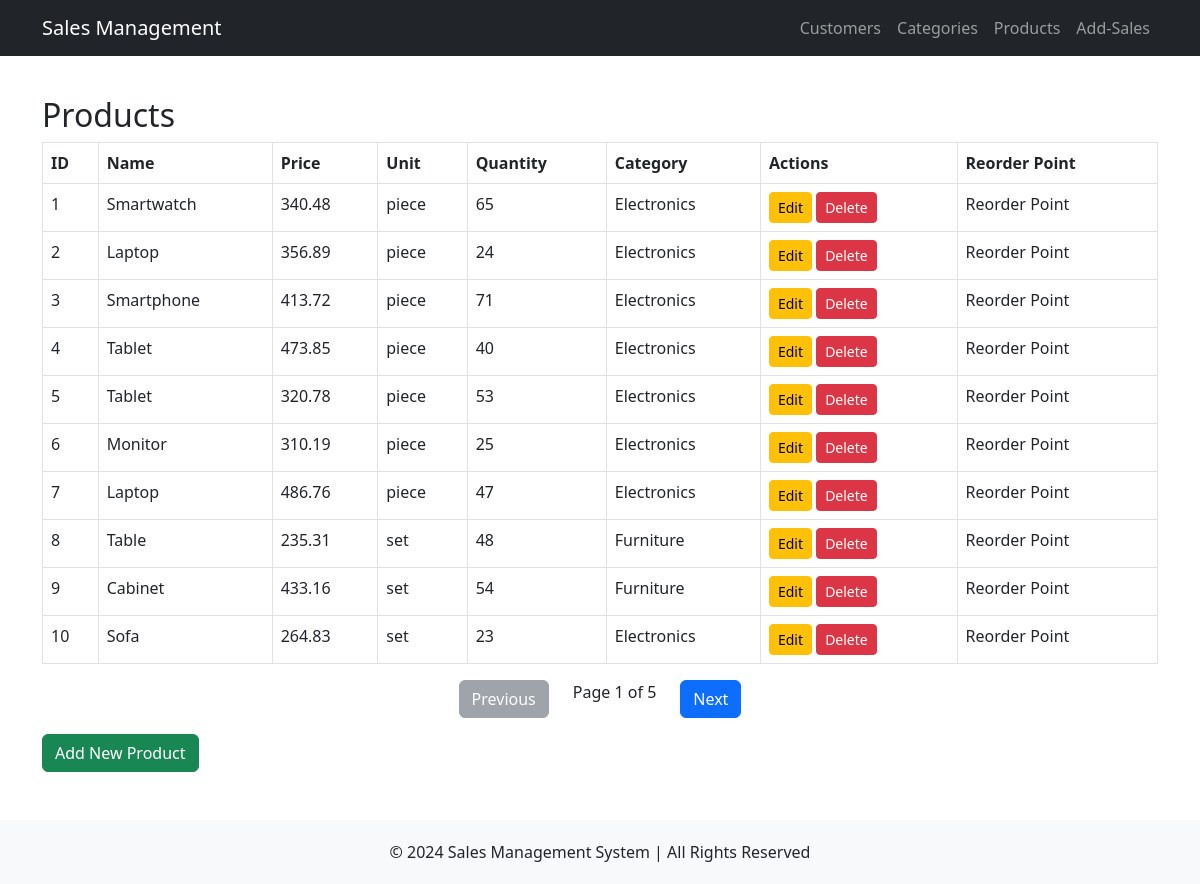
/products, run on an earlier commit of the app's database.
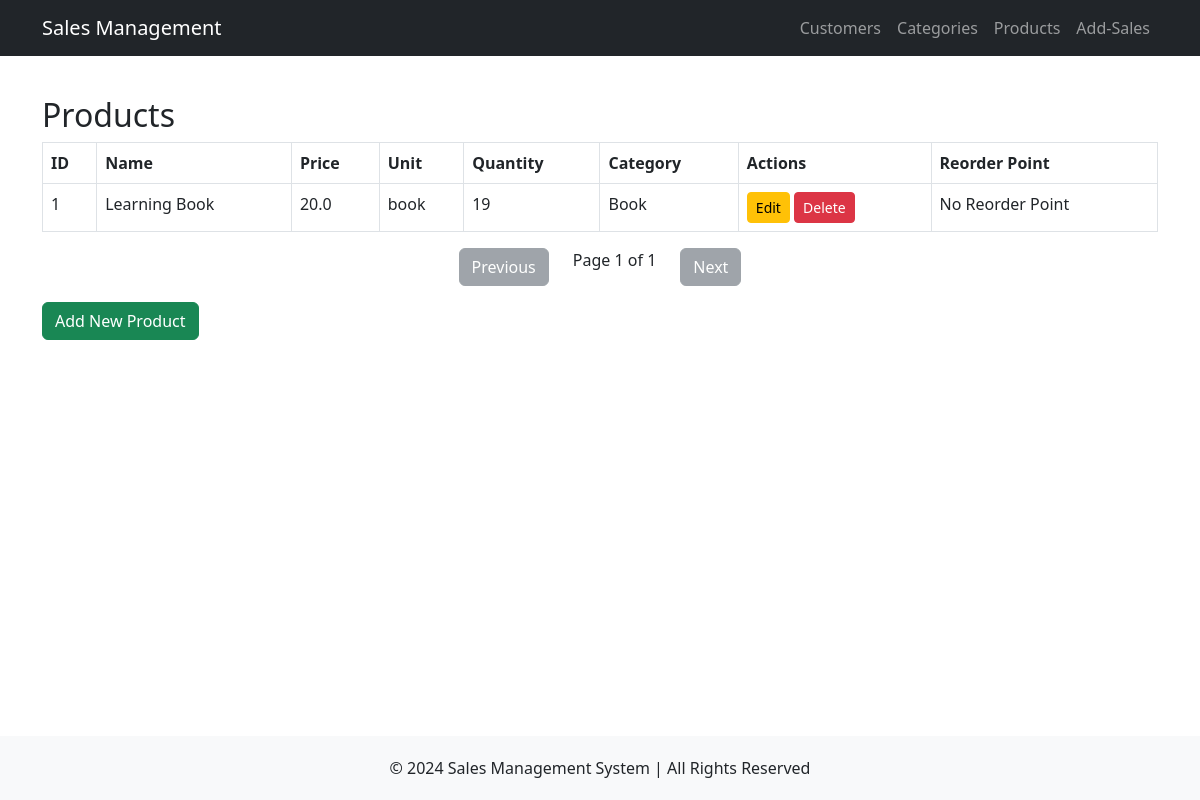
And on a later commit of the database.
### tables this page shows
CREATE TABLE Products (
    pro_id INTEGER PRIMARY KEY AUTOINCREMENT,
    name TEXT NOT NULL,
    price REAL NOT NULL CHECK(price >= 0),
    unit TEXT NOT NULL,
    qty INTEGER NOT NULL CHECK(qty >= 0),
    category_id INTEGER NOT NULL,
    reorder_point BOOLEAN CHECK(reorder_point IN (1, 0)) DEFAULT 0,
    FOREIGN KEY (category_id) REFERENCES Product_categories(proc_id) ON DELETE CASCADE
);

CREATE TABLE Product_categories (
    proc_id INTEGER PRIMARY KEY AUTOINCREMENT,
    name TEXT NOT NULL UNIQUE
);

### routes/products.py (the view)
@product_bp.route('/products')
def products():
    try:
        conn = get_db_connection()
        per_page = 10
        page = request.args.get('page', 1, type=int)
        offset = (page - 1) * per_page
        products = conn.execute('''SELECT Products.pro_id, Products.name, Products.price, Products.unit, Products.qty, Products.reorder_point, Product_categories.name AS category
        FROM Products JOIN Product_categories ON Products.category_id = Product_categories.proc_id LIMIT ? OFFSET ?''', (per_page, offset)).fetchall()
        total_products = conn.execute('SELECT COUNT(*) FROM Products').fetchone()[0]
        total_pages = (total_products + per_page - 1) // per_page
        conn.close()
        has_prev = page > 1
        has_next = page < total_pages
        return render_template('products.html',
                               products=products,
                               page=page,
                               total_pages=total_pages,
                               has_prev=has_prev,
                               has_next=has_next)
    except Exception as e:
        flash(f"Error: {str(e)}", 'danger')
        return render_template('products.html', products=[])

### routes/products.py (called while the page is built)
def get_db_connection():
    conn = sqlite3.connect(DATABASE)
    conn.row_factory = sqlite3.Row
    return conn

### templates/products.html
{% extends 'base.html' %}
{% block content %}
    <h2>Products</h2>
    <table class="table table-bordered">
        <thead>
            <tr>
                <th>ID</th>
                <th>Name</th>
                <th>Price</th>
                <th>Unit</th>
                <th>Quantity</th>
                <th>Category</th>
                <th>Actions</th>
                <th>Reorder Point</th>
            </tr>
        </thead>
        <tbody>
            {% for product in products %}
            <tr>
                <td>{{ product['pro_id'] }}</td>
                <td>{{ product['name'] }}</td>
                <td>{{ product['price'] }}</td>
                <td>{{ product['unit'] }}</td>
                <td>{{ product['qty'] }}</td>
                <td>{{ product['category'] }}</td>
                <td>
                    <a href="/edit_product/{{ product['pro_id'] }}" class="btn btn-warning btn-sm">Edit</a>
                    <a href="/delete_product/{{ product['pro_id'] }}" class="btn btn-danger btn-sm">Delete</a>
                </td>
                <td>
                    {% if product['reorder_point'] == 0 %}
                        No Reorder Point
                    {% else %}
                        Reorder Point
                    {% endif %}
                </td>
            </tr>
            {% endfor %}
        </tbody>
    </table>
    <div class="pagination d-flex justify-content-center">
        {% if has_prev %}
        <a href="{{ url_for('product_bp.products', page=page-1) }}" class="btn btn-primary mx-4">Previous</a>
        {% else %}
        <button class="btn btn-secondary mx-4" disabled>Previous</button>
        {% endif %}
        <span>Page {{ page }} of {{ total_pages }}</span>
        {% if has_next %}
        <a href="{{ url_for('product_bp.products', page=page+1) }}" class="btn btn-primary mx-4">Next</a>
        {% else %}
        <button class="btn btn-secondary mx-4" disabled>Next</button>
        {% endif %}
    </div>
    <a href="{{ url_for('product_bp.add_product') }}" class="btn btn-success mt-3">Add New Product</a>
{% endblock %}

What changed in the data, as far as the page shows it:
removed Products: pro_id "2", name "Laptop", price "356.89", unit "piece", qty "24", category "Electronics", reorder_point "Reorder Point"
removed Products: pro_id "3", name "Smartphone", price "413.72", unit "piece", qty "71", category "Electronics", reorder_point "Reorder Point"
removed Products: pro_id "4", name "Tablet", price "473.85", unit "piece", qty "40", category "Electronics", reorder_point "Reorder Point"
removed Products: pro_id "5", name "Tablet", price "320.78", unit "piece", qty "53", category "Electronics", reorder_point "Reorder Point"
removed Products: pro_id "6", name "Monitor", price "310.19", unit "piece", qty "25", category "Electronics", reorder_point "Reorder Point"
removed Products: pro_id "7", name "Laptop", price "486.76", unit "piece", qty "47", category "Electronics", reorder_point "Reorder Point"
removed Products: pro_id "8", name "Table", price "235.31", unit "set", qty "48", category "Furniture", reorder_point "Reorder Point"
removed Products: pro_id "9", name "Cabinet", price "433.16", unit "set", qty "54", category "Furniture", reorder_point "Reorder Point"
removed Products: pro_id "10", name "Sofa", price "264.83", unit "set", qty "23", category "Electronics", reorder_point "Reorder Point"
changed Products id 1: name "Smartwatch" → "Learning Book"; price "340.48" → "20.0"; unit "piece" → "book"; qty "65" → "19"; category "Electronics" → "Book"; reorder_point "Reorder Point" → "No Reorder Point"
Also different on the page:
{{ total_pages }}: "5" → "1"
